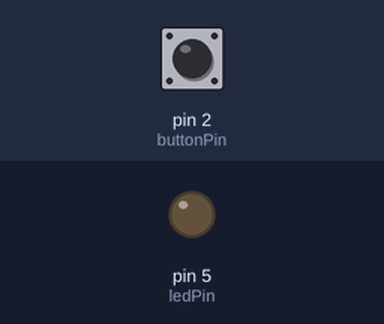
This sketch was run on a simulated Arduino Uno, built with avr-gcc and run on an emulated ATmega328P. Parts: output pins drawn as LEDs (lit = HIGH). Inputs (shaded band) come from the test bench; at power-on: pin 2 (buttonPin) LOW.

Above: at 1.2 s.
1.3 s: pin 2 (buttonPin) pulled HIGH for 0.15 s
At 1.37 s:
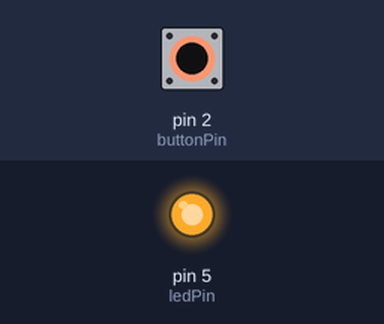
2.9 s: pin 2 (buttonPin) pulled HIGH for 3.2 s
At 6.8 s:
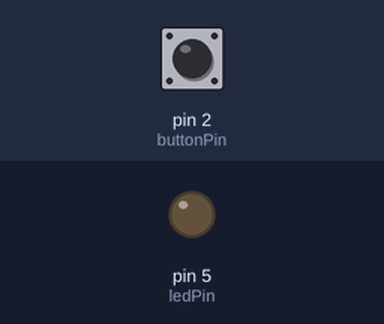
Timing chart, 0 to 8.3 s (numbered marks = the images above; inputs shaded):
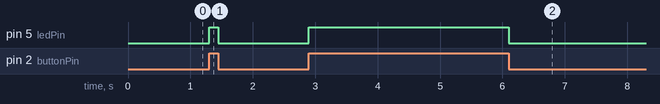

The sketch:

code.ino
```cpp
const int ledPin = 5;
const int buttonPin = 2;

void setup()
{
  pinMode(ledPin, OUTPUT);   // LED output
  pinMode(buttonPin, INPUT); // Button input
}

void loop()
{
  if (digitalRead(buttonPin) == HIGH) {
    digitalWrite(ledPin, HIGH); // Turn LED ON
  }
  else {
    digitalWrite(ledPin, LOW);  // Turn LED OFF
  }
}
```

Measured:
- after the input at 1.3 s, pin 5 (ledPin): LOW → HIGH at once, → LOW 0.15 s later
- after the input at 2.9 s, pin 5 (ledPin): LOW → HIGH at once, → LOW 3.2 s later
